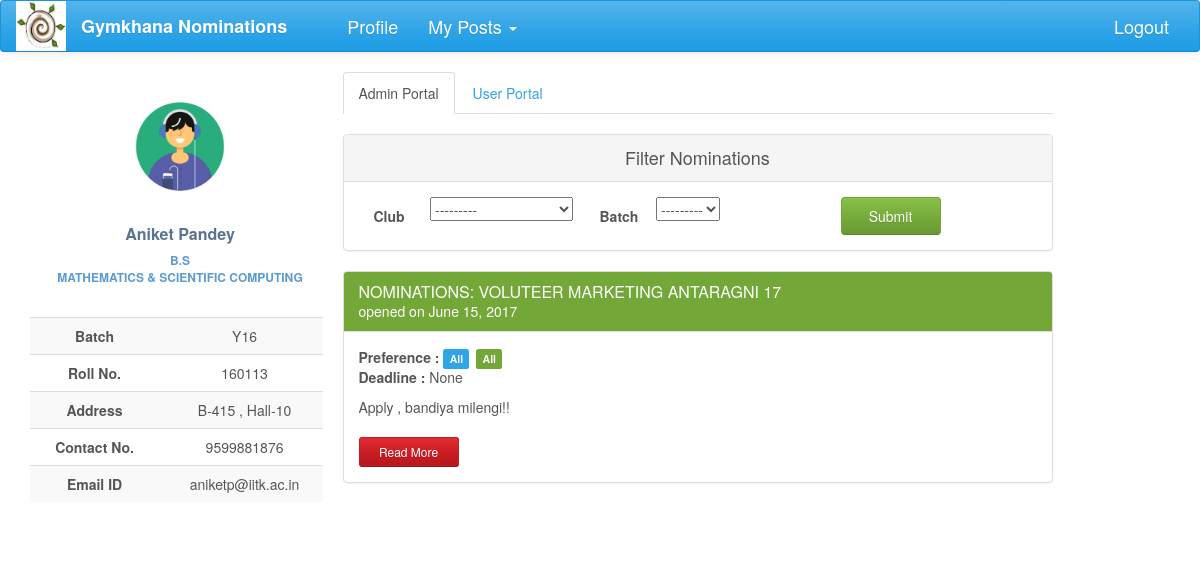
/nominations/admin_portal (signed in), run on the app's committed database.
### nomi/models.py (models this page shows, shortened)
class UserProfile(models.Model):
    user = models.OneToOneField(User, on_delete=models.CASCADE)
    name = models.CharField(max_length=40, blank=True)
    roll_no = models.IntegerField(null=True)
    year = models.CharField(max_length=4, choices=YEAR, default='Y16')
    programme = models.CharField(max_length=7, choices=PROGRAMME, default='B.Tech')
    department = models.CharField(max_length=200, choices=DEPT, default='AE')
    hall = models.CharField(max_length=10, choices=HALL, default=1)
    room_no = models.CharField(max_length=10, null=True, blank=True)
    contact = models.CharField(max_length=10, null=True, blank=True)

class Nomination(models.Model):
    name = models.CharField(max_length=200)
    description = models.TextField(max_length=20000, null=True, blank=True)
    brief_desc = models.TextField(max_length=300, null=True, blank=True)
    nomi_post = models.ForeignKey(Post, null=True)
    nomi_form = models.OneToOneField('forms.Questionnaire', null=True, blank=True)
    status = models.CharField(max_length=50, choices=STATUS, default='Nomination created')
    result_approvals = models.ManyToManyField(Post, related_name='result_approvals', symmetrical=False, blank=True)
    nomi_approvals = models.ManyToManyField(Post, related_name='nomi_approvals', symmetrical=False, blank=True)
    club_search = models.ManyToManyField(Post, related_name='all_clubs', symmetrical=False, blank=True)
    group_status = models.CharField(max_length= 50, choices= GROUP_STATUS, default='normal')
    opening_date = models.DateField(null=True, blank=True)
    closing_date = models.DateField(null=True, blank=True, editable=True)
    year_choice = models.CharField(max_length=100, choices=YEAR_1, null=True)
    hall_choice = models.CharField(max_length=100, choices=HALL_1, null=True)
    dept_choice = models.CharField(max_length=100, choices=DEPT_1, null=True)

### nomi/views.py (the view)
def admin_portal(request):
    posts = Post.objects.filter(post_holders=request.user)
    username = UserProfile.objects.get(user=request.user)
    admin_query = Nomination.objects.none()
    for post in posts:
        query = Nomination.objects.filter(nomi_approvals=post)
        admin_query = admin_query | query
    admin_query = admin_query.distinct()
    filters = NominationFilter(request.GET, queryset=admin_query)
    return render(request, 'admin_portal.html',
                  context={'posts': posts, 'username': username, 'filter': filters})

### nomi/global_contexts.py (called while the page is built)
def context(request):
    if request.user.is_authenticated:
        try:
            my_profile = UserProfile.objects.get(user=request.user)
            my_posts = Post.objects.filter(post_holders=request.user)
            return {'my_posts': my_posts, 'my_profile': my_profile}
        except ObjectDoesNotExist:
            return {'my_posts': 0, 'my_profile': 0}
    else:
        return {'my_posts': 0, 'my_profile': 0}

### nomi/models.py (called while the page is built)
    def __str__(self):
        return self.club_name

### nomi/templates/admin_portal.html
{% extends 'base2.html' %}
{% load staticfiles %}
{% load bootstrap %}
{% block content %}
<div class="profile-content ">
     <ul class="nav nav-tabs">
         <li class="active"><a href="#user" data-toggle="tab" aria-expanded="true">Admin Portal</a></li>
         <li><a href="{% url 'index' %}"aria-expanded="false">User Portal</a></li>
     </ul>
    <div id="myTabContent" class="tab-content">
         <div class="tab-pane fade active in profile-nominations" id="user">
                <br>
                <div class="panel panel-default">
                  <div class="panel-heading">Filter Nominations</div>
                  <div class="panel-body">
                    <form action="" method="get">
                        <label class="col-lg-1 control-label">Club</label>
                            <div class="col-lg-3">
                                {{filter.form.club_search__club}}
                            </div>
                        <label class="col-lg-1 control-label">Batch</label>
                            <div class="col-lg-3 ">
                                {{filter.form.year_choice}}
                            </div>
                        <input type="submit" value="Submit" class="btn btn-success nomi-filter" />
                    </form>
                  </div>
                </div>
                <div>
                    {% for nomi in filter.qs %}
                <div class="panel panel-success">
                    <div class="panel-heading">
                        <h3 class="panel-title">{{ nomi.name.upper }}</h3>
                        <div>opened on {{nomi.opening_date}}</div>
                    </div>
                    <div class="panel-body">
                        <span style="font-weight: bolder">Preference : </span>
                        <span class="label label-primary">{{nomi.year_choice}}</span>
                        <span class="label label-success">{{nomi.dept_choice}}</span>
                        <p><span style="font-weight: bolder"> Deadline :  </span>{{nomi.closing_date}}</p>
                        <p>{{nomi.brief_desc}}</p>
                        <a href="{% url 'nomi_detail' nomi_pk=nomi.pk %}"
                           class="btn btn-sm read-more-button btn-danger">Read More</a>
                    </div>
                </div>
                    {% endfor %}
                </div>
         </div>
    </div>
</div>
{% endblock %}

### nomi/templates/base2.html (shortened to what this page needs)
<!DOCTYPE html>
<html lang="en">
{% load staticfiles %}
{% load bootstrap %}
<head>
    <link href="https://maxcdn.bootstrapcdn.com/bootswatch/3.3.7/cerulean/bootstrap.min.css" rel="stylesheet"
>
    <link href="https://maxcdn.bootstrapcdn.com/font-awesome/4.7.0/css/font-awesome.min.css" rel="stylesheet"
>
    <link rel="stylesheet" href="{% static 'nomi/css/main.css' %}" type="text/css">
</head>
<body>
{% block navigation %}
<nav class="navbar navbar-default" id="navbar">
    <div class="container-fluid">
        <div class="navbar-header">
            <a href="#">
                <div>
                    <img src="{% static 'nomi/img/gym.jpg' %}" width="50" height="50">
                </div>
            </a>
        </div>
        <div class="collapse navbar-collapse" id="bs-example-navbar-collapse-1">
            <ul class="nav navbar-nav">
                <li><a href="{% url 'index' %}" id="brand">Gymkhana Nominations</a></li>
                <li><a href="{% url 'profile' %}" id="navbar-links">Profile</a></li>
                {% block posts%}
                {% if my_posts %}
                <li class="dropdown">
                    <a href="#" class="dropdown-toggle" id="navbar-links" data-toggle="dropdown" role="button"
                       aria-expanded="false">My Posts <span class="caret"></span></a>
                </li>
                {% endif %}
                {% endblock %}
            </ul>
            <ul class="nav navbar-nav navbar-right">
                <li id="navbar-links"><a href="{% url 'logout' %}?next={% url 'login' %}">Logout</a></li>
            </ul>
        </div>
    </div>
</nav>
{% endblock %}
<div class="container-fluid">
    <div  class="row profile">
        <div class="col-lg-3 col-md-3">
            {% block profile %}
            <div id="profile" class="profile-sidebar" style="position:fixed">
                <div class="profile-userpic">
                    <img src="{% static 'nomi/img/logo.gif' %}" class="img-responsive" alt="">
                </div>
                <div class="profile-usertitle">
                    <div class="profile-usertitle-name">
                        {{my_profile.name}}
                    </div>
                    <div class="profile-usertitle-job">
                        {{my_profile.programme}} <br> {{my_profile.department}}
                    </div>
                </div>
                <div class="profile-usermenu">
                    <table class="table table-striped table-hover ">
                        <tbody>
                        <tr>
                            <td id="topic">Batch</td>
                            <td>{{my_profile.year}} </td>
                        </tr>
                        <tr>
                            <td id="topic">Roll No.</td>
                            <td>{{my_profile.roll_no}} </td>
                        </tr>
                        <tr>
                            <td id="topic">Address</td>
                            <td>{{my_profile.room_no}} , Hall-{{my_profile.hall}}</td>
                        </tr>
                        <tr>
                            <td id="topic">Contact No.</td>
                            <td>{{ my_profile.contact }}</td>
                        </tr>
                        <tr>
                            <td id="topic">Email ID</td>
                            <td>{{my_profile.user}}@iitk.ac.in</td>
                        </tr>
                        </tbody>
                    </table>
                </div>
            </div>
            {% endblock %}
        </div>
        <div class="col-lg-8 col-md-8">
            {% block content %}{% endblock %}
        </div>
    </div>
</div>
</body>
</html>

### nomi/static/nomi/css/main.css (style rules this page uses)
#brand { text-decoration: none; font-size: large; font-weight: bold; margin-right: 30px; }
#navbar-links { font-size: large; }
#navbar { position: fixed; width: 100%; z-index: 100; }
body { background: #ffffff; }
.profile { margin: 20px 0; }
.profile-sidebar { padding: 20px 0 10px 0; width: 300px; margin-top: 50px; }
.profile-userpic img { float: none; margin: 0 auto; width: 50%; height: 50%; -webkit-border-radius: 50% !important; -moz-border-radius: 50% !important; border-radius: 50% !important; }
.profile-usertitle { text-align: center; margin-top: 20px; }
.profile-usertitle-name { color: #5a7391; font-size: 16px; font-weight: 600; margin-bottom: 7px; }
.profile-usertitle-job { text-transform: uppercase; color: #5b9bd1; font-size: 12px; font-weight: 600; margin-bottom: 15px; }
.profile-usermenu { margin-top: 30px; }
.profile-usermenu table tbody tr td { text-align: center; }
#topic { font-weight: bolder; }
.profile-content { z-index: 0; margin-top: 32px; padding: 20px; background: #ffffff; min-height: 460px; }
.btn { width: 150px; }
.read-more-button { margin-top: 10px; width: 100px; }
.panel-default .panel-heading { text-align: center; font-size: large; }
.control-label { text-align: center; padding-top: 9px; }
.nomi-filter { margin-left: 30px; width: 100px; }
.panel-body p span { margin-bottom: 20px; }
.panel-success { transition: box-shadow 0.2s; }
.label { margin-right: 3px; }
.profile-nominations div div p span { font-weight: bold; }

### data on the page
UserProfile: name "Aniket Pandey", programme "B.S", department "MATHEMATICS & SCIENTIFIC COMPUTING", year "Y16", roll_no "160113", room_no "B-415", hall "10", contact "9599881876", user "aniketp"
Nomination: name "NOMINATIONS: VOLUTEER MARKETING ANTARAGNI 17", opening_date "June 15, 2017", year_choice "All", dept_choice "All", closing_date "None", brief_desc "Apply , bandiya milengi!!"
